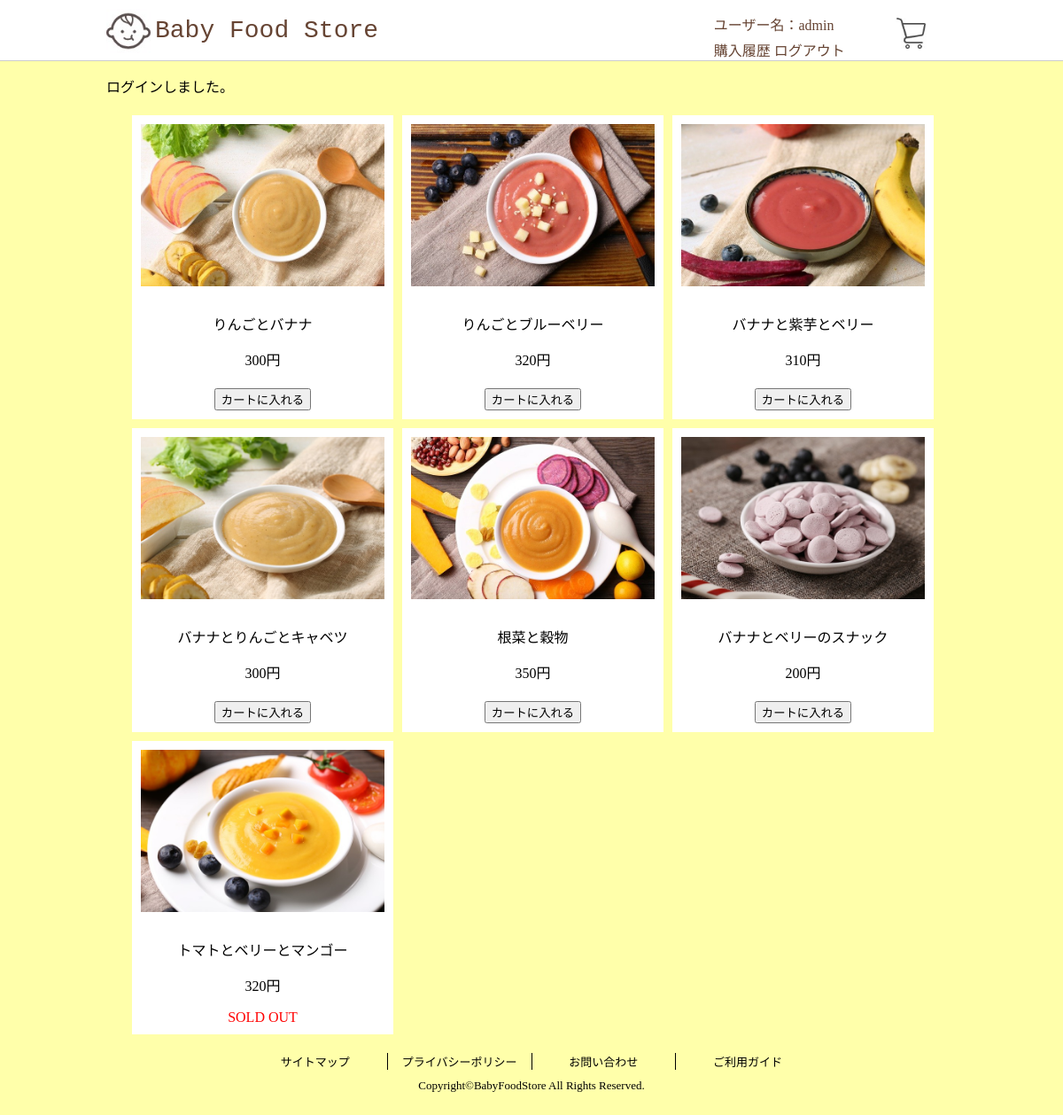
Page /www/html/top.php (signed in) on the committed database.
### tables this page shows
CREATE TABLE `users` (
  `id` int(11) NOT NULL,
  `name` varchar(10) NOT NULL,
  `type` int(11) NOT NULL,
  `password` varchar(20) NOT NULL,
  `createdate` datetime NOT NULL DEFAULT CURRENT_TIMESTAMP,
  `updatedate` datetime NOT NULL DEFAULT CURRENT_TIMESTAMP ON UPDATE CURRENT_TIMESTAMP
);

CREATE TABLE `items` (
  `id` int(11) NOT NULL,
  `name` varchar(20) NOT NULL,
  `price` int(11) NOT NULL,
  `img` varchar(100) NOT NULL,
  `status` int(11) NOT NULL,
  `stock` int(11) NOT NULL,
  `age` int(11) NOT NULL,
  `comment` varchar(100) NOT NULL,
  `createdate` datetime NOT NULL DEFAULT CURRENT_TIMESTAMP,
  `updatedate` datetime NOT NULL DEFAULT CURRENT_TIMESTAMP ON UPDATE CURRENT_TIMESTAMP
);

### www/html/top.php (called while the page is built, shortened)
<?php
require_once MODEL_PATH . 'functions.php';
require_once MODEL_PATH . 'user.php';
require_once MODEL_PATH . 'item.php';
$db = get_db_connect();
$user = get_login_user($db);
$items = get_open_items($db);
include_once VIEW_PATH . 'top_view.php';

### www/model/functions.php (called while the page is built, shortened)
<?php
function get_session($name){
  if(isset($_SESSION[$name]) === true){
    return $_SESSION[$name];
  };
  return '';
}
function get_messages(){
  $messages = get_session('__messages');
  return $messages;
}
function h ($str) {
  return htmlspecialchars ($str,  ENT_QUOTES, 'UTF-8');
}

### www/model/user.php (called while the page is built, shortened)
<?php
require_once MODEL_PATH . 'functions.php';
require_once MODEL_PATH . 'db.php';
function get_user($db, $id){
  $sql = "
    SELECT
      id,
      name,
      password,
      type
    FROM
      users
    WHERE
      id = :id
    LIMIT 1
  ";
  $params = array(':id' => $id);
  return fetch_query($db, $sql, $params);
}
function get_login_user($db){
  $login_user_id = get_session('id');
  return get_user($db, $login_user_id);
}

### www/model/db.php (called while the page is built, shortened)
<?php
function fetch_query($db, $sql, $params = array()){
  try{
    $statement = $db->prepare($sql);
    $statement->execute($params);
    return $statement->fetch();
  }catch(PDOException $e){
    set_error('データ取得に失敗しました。');
  }
  return false;
}
function fetch_all_query($db, $sql, $params = array()){
  try{
    $statement = $db->prepare($sql);
    $statement->execute($params);
    return $statement->fetchAll();
  }catch(PDOException $e){
    set_error('データ取得に失敗しました。');
  }
  return false;
}

### www/model/item.php (called while the page is built, shortened)
<?php
require_once MODEL_PATH . 'functions.php';
require_once MODEL_PATH . 'db.php';
function get_items($db, $is_open = false){
  $sql = '
    SELECT
      id,
      name,
      comment,
      stock,
      price,
      img,
      status,
      age
    FROM
      items
  ';
  if($is_open === true){
    $sql .= '
      WHERE status = 1
    ';
  }
  return fetch_all_query($db, $sql);
}
function get_open_items($db){
  return get_items($db, true);
}

### www/view/top_view.php (the view, shortened to what this page needs)
<!DOCTYPE html>
<html lang="ja">
<head>
    <link rel="stylesheet" href="<?php print(STYLESHEET_PATH . 'customer.css'); ?>">
</head>
<body>
    <header>
        <?php include VIEW_PATH . 'templates/header_logined.php'; ?>
    </header>
    <div class="content">
    <?php include VIEW_PATH . 'templates/messages.php'; ?>
        <ul class="item-list">
            <li>
<?php foreach ($items as $value) { ?>
                <div class="item">
                    <form action="./top.php" method="post">
                        <a href="./detail.php?id=<?php print $value['id']; ?>"><img class="itemimage" src="<?php print(IMAGE_PATH . $value['img']); ?>" ></a>
                        <div>
                            <p><?php print h($value['name']); ?></p>
                            <p><?php print (number_format($value['price'])); ?>円</p>
                        </div>
    <?php if ($value['stock'] > 0) { ?>
                        <input class="cart-btn" type="submit" value="カートに入れる">
    <?php } else { ?>
                        <span class="red">SOLD OUT</span>
    <?php } ?>
                    </form>
                </div>
            </li>
<?php } ?>
        </ul>
    </div>
    <footer>
        <ul class="footer">
            <li class="footerlist"><a href="#">サイトマップ</a></li>
            <li class="footerlist"><a href="#">プライバシーポリシー</a></li>
            <li class="footerlist"><a href="#">お問い合わせ</a></li>
            <li class="footerlist"><a href="#">ご利用ガイド</a></li>
        </ul>
        <p class="copyright">Copyright&copy;BabyFoodStore All Rights Reserved.</p>
    </footer>
</body>
</html>

### www/view/templates/header_logined.php
<div class="header-box">
    <div class="title">
        <a href="./top.php">
            <img class="titlelogo" src="./image/logo.jpeg" alt="Baby Food Store">Baby Food Store
        </a>
    </div>
    <div class="headerright">
        <div class="userinfo">
    <p class="username">ユーザー名：<?php print (h($user['name'])); ?></p>
    <a class="nav-link" href="<?php print(ORDER_URL);?>">購入履歴</a>
    <a class="logout" href="<?php print(LOGOUT_URL);?>">ログアウト</a>
        </div>
        <div class="cartimage">
            <a href="./cart.php" class="cart"><img src="./image/cart.jpeg"></a>
        </div>
    </div>
</div>

### www/view/templates/messages.php (shortened to what this page needs)
<?php foreach(get_messages() as $message){ ?>
  <p><span><?php print $message; ?></span></p>
<?php } ?>

### www/html/assets/css/customer.css (style rules this page uses)
body { background-color: #ffffaa; margin: 0px; min-width: 960px; }
a { text-decoration: none; color: #664433; }
li { list-style: none; }
header { background-color: #ffffff; color: #664433; padding: 0px; margin: 0px; border-bottom: solid 1px #cccccc; }
.header-box { display: flex; width: 960px; margin: 0px auto; }
.titlelogo { width: 50px; vertical-align: middle; margin-right: 5px; }
.title { flex: 5; margin-top: 10px; font-size:28px; font-family: "courier"; }
.headerright { flex: 2; display: flex; }
.userinfo { flex:3; }
.username { margin: 15px 0px 5px; }
.cartimage { flex: 1; margin-top: 10px; }
.cart img { width: 35px; margin-top: 10px; }
input[type="submit"] { margin-top: 5px; }
.content { margin-left: auto; margin-right: auto; width: 960px; }
div { display: block; }
.red { color: #ff0000; }
.item-list .item { text-align: center; margin: 5px; padding-bottom: 10px; }
.item { background-color: #ffffff; }
.item-list { display: flex; list-style: none; flex-wrap: wrap; padding-left: 24px; }
.item-list .itemimage { width: 275px; margin: 10px; }
.itemimage { width: 200px; }
.footer { display: flex; width: 650px; list-style: none; font-size: 13px; margin: 10px auto; text-align: center; padding-left: 0px; }
.footerlist { border-right: solid 1px; flex: 1; }
.footerlist:last-child { border-right: 0; }
.footerlist a { color: #000000; }
.copyright { margin: 0px; padding-bottom: 25px; font-size: 13px; text-align: center; }

### rows in the picture
users: name "admin"
items: img (picture), name "りんごとバナナ", price "300"
items: img (picture), name "りんごとブルーベリー", price "320"
items: img (picture), name "バナナと紫芋とベリー", price "310"
items: img (picture), name "バナナとりんごとキャベツ", price "300"
items: img (picture), name "根菜と穀物", price "350"
items: img (picture), name "バナナとベリーのスナック", price "200"
items: img (picture), name "トマトとベリーとマンゴー", price "320", stock "SOLD OUT"

### other values in the picture
$message "ログインしました。"
